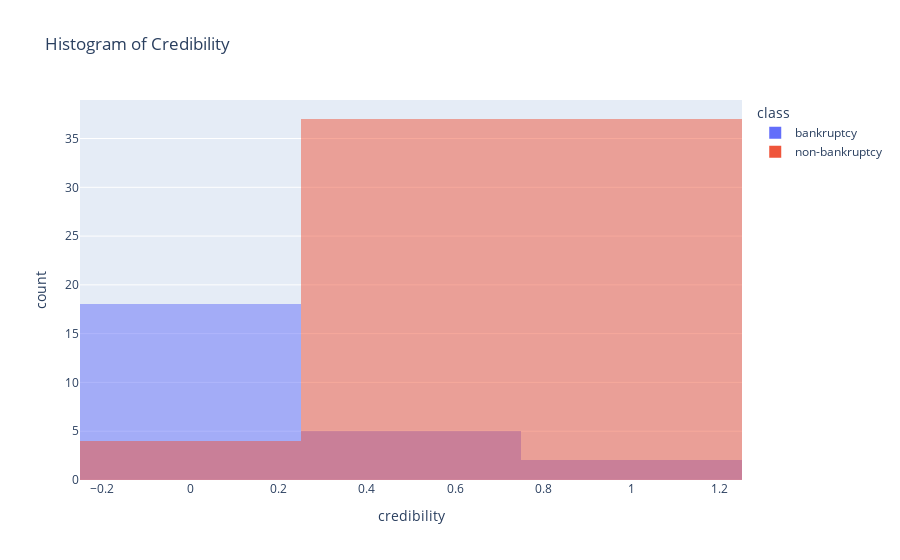

The code cell stored with this chart in its notebook:
### Code cell
# Chart 3: Histogram of credibility
fig3 = px.histogram(data, x='credibility', color='class', barmode='overlay',
                    title="Histogram of Credibility")
fig3.show()

### Figure 1 — Plotly figure (JSON) as saved in the notebook; plotly's stock layout.template omitted (floating-point values rounded to 4 significant figures)
{"data": [{"alignmentgroup": "True", "bingroup": "x", "hovertemplate": "class=bankruptcy<br>credibility=%{x}<br>count=%{y}<extra></extra>", "legendgroup": "bankruptcy", "marker": {"color": "#636efa", "opacity": 0.5, "pattern": {"shape": ""}}, "name": "bankruptcy", "offsetgroup": "bankruptcy", "orientation": "v", "showlegend": true, "type": "histogram", "x": [0, 0, 0, 0.5, 0, 0.5, 0, 0, 0.5, 0.5, 0, 0, 0, 0, 0, 0, 0, 0, 0, 0, 0, 0, 1, 1, 0.5], "xaxis": "x", "yaxis": "y"}, {"alignmentgroup": "True", "bingroup": "x", "hovertemplate": "class=non-bankruptcy<br>credibility=%{x}<br>count=%{y}<extra></extra>", "legendgroup": "non-bankruptcy", "marker": {"color": "#EF553B", "opacity": 0.5, "pattern": {"shape": ""}}, "name": "non-bankruptcy", "offsetgroup": "non-bankruptcy", "orientation": "v", "showlegend": true, "type": "histogram", "x": [0.5, 0.5, 0.5, 1, 1, 1, 1, 0.5, 1, 0.5, 1, 0.5, 1, 0.5, 1, 0.5, 1, 0.5, 1, 0.5, 1, 0.5, 1, 0.5, 0.5, 0.5, 0.5, 1, 1, 1, 1, 0.5, 1, 0.5, 1, 0.5, 1, 0.5, 1, 0.5, 1, 0.5, 0.5, 0.5, 1, 1, 1, 0.5, 0.5, 0.5, 0.5, 0.5, 0.5, 1, 1, 1, 0.5, 1, 1, 1, 1, 1, 1, 0, 0.5, 0.5, 1, 0.5, 0.5, 0.5, 1, 1, 1, 0.5, 0.5, 0, 0, 0], "xaxis": "x", "yaxis": "y"}], "layout": {"barmode": "overlay", "legend": {"title": {"text": "class"}, "tracegroupgap": 0}, "title": {"text": "Histogram of Credibility"}, "xaxis": {"anchor": "y", "domain": [0, 1], "title": {"text": "credibility"}}, "yaxis": {"anchor": "x", "domain": [0, 1], "title": {"text": "count"}}}}
